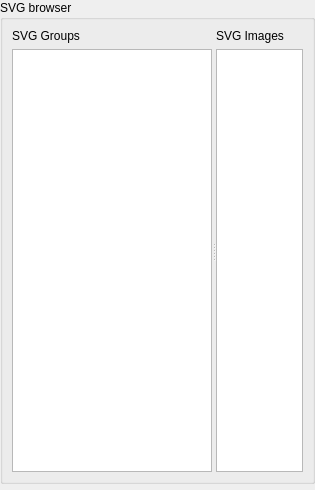
<?xml version="1.0" encoding="UTF-8"?>
<ui version="4.0">
 <class>WidgetSvgSelector</class>
 <widget class="QWidget" name="WidgetSvgSelector">
  <property name="geometry">
   <rect>
    <x>0</x>
    <y>0</y>
    <width>315</width>
    <height>490</height>
   </rect>
  </property>
  <property name="windowTitle">
   <string notr="true">Form</string>
  </property>
  <layout class="QGridLayout" name="gridLayout">
   <property name="leftMargin">
    <number>0</number>
   </property>
   <property name="topMargin">
    <number>0</number>
   </property>
   <property name="rightMargin">
    <number>0</number>
   </property>
   <property name="bottomMargin">
    <number>0</number>
   </property>
   <item row="3" column="0" colspan="2">
    <widget class="QgsSvgSourceLineEdit" name="mSvgSourceLineEdit" native="true">
     <property name="focusPolicy">
      <enum>Qt::StrongFocus</enum>
     </property>
    </widget>
   </item>
   <item row="1" column="0" colspan="2">
    <widget class="QgsCollapsibleGroupBox" name="groupBox">
     <property name="sizePolicy">
      <sizepolicy hsizetype="Preferred" vsizetype="MinimumExpanding">
       <horstretch>0</horstretch>
       <verstretch>0</verstretch>
      </sizepolicy>
     </property>
     <property name="title">
      <string>SVG browser</string>
     </property>
     <layout class="QGridLayout" name="gridLayout_2">
      <item row="0" column="0">
       <widget class="QSplitter" name="splitter">
        <property name="orientation">
         <enum>Qt::Horizontal</enum>
        </property>
        <widget class="QWidget" name="">
         <layout class="QVBoxLayout" name="verticalLayout">
          <item>
           <widget class="QLabel" name="mGroupsLabel">
            <property name="text">
             <string>SVG Groups</string>
            </property>
           </widget>
          </item>
          <item>
           <widget class="QTreeView" name="mGroupsTreeView">
            <property name="sizePolicy">
             <sizepolicy hsizetype="MinimumExpanding" vsizetype="Expanding">
              <horstretch>2</horstretch>
              <verstretch>0</verstretch>
             </sizepolicy>
            </property>
            <property name="minimumSize">
             <size>
              <width>200</width>
              <height>0</height>
             </size>
            </property>
           </widget>
          </item>
         </layout>
        </widget>
        <widget class="QWidget" name="">
         <layout class="QVBoxLayout" name="verticalLayout_2">
          <item>
           <widget class="QLabel" name="mImagesLabel">
            <property name="text">
             <string>SVG Images</string>
            </property>
           </widget>
          </item>
          <item>
           <widget class="QListView" name="mImagesListView">
            <property name="sizePolicy">
             <sizepolicy hsizetype="Expanding" vsizetype="Expanding">
              <horstretch>5</horstretch>
              <verstretch>0</verstretch>
             </sizepolicy>
            </property>
            <property name="editTriggers">
             <set>QAbstractItemView::NoEditTriggers</set>
            </property>
            <property name="iconSize">
             <size>
              <width>32</width>
              <height>32</height>
             </size>
            </property>
            <property name="movement">
             <enum>QListView::Static</enum>
            </property>
            <property name="resizeMode">
             <enum>QListView::Adjust</enum>
            </property>
            <property name="layoutMode">
             <enum>QListView::Batched</enum>
            </property>
            <property name="spacing">
             <number>2</number>
            </property>
            <property name="gridSize">
             <size>
              <width>36</width>
              <height>36</height>
             </size>
            </property>
            <property name="viewMode">
             <enum>QListView::IconMode</enum>
            </property>
            <property name="uniformItemSizes">
             <bool>true</bool>
            </property>
            <property name="wordWrap">
             <bool>true</bool>
            </property>
           </widget>
          </item>
         </layout>
        </widget>
       </widget>
      </item>
     </layout>
    </widget>
   </item>
   <item row="2" column="0">
    <spacer name="verticalSpacer">
     <property name="orientation">
      <enum>Qt::Vertical</enum>
     </property>
     <property name="sizeType">
      <enum>QSizePolicy::Preferred</enum>
     </property>
     <property name="sizeHint" stdset="0">
      <size>
       <width>20</width>
       <height>0</height>
      </size>
     </property>
    </spacer>
   </item>
  </layout>
 </widget>
 <customwidgets>
  <customwidget>
   <class>QgsSvgSourceLineEdit</class>
   <extends>QWidget</extends>
   <header>qgsfilecontentsourcelineedit.h</header>
   <container>1</container>
  </customwidget>
  <customwidget>
   <class>QgsCollapsibleGroupBox</class>
   <extends>QGroupBox</extends>
   <header location="global">qgscollapsiblegroupbox.h</header>
   <container>1</container>
  </customwidget>
 </customwidgets>
 <resources/>
 <connections/>
</ui>
